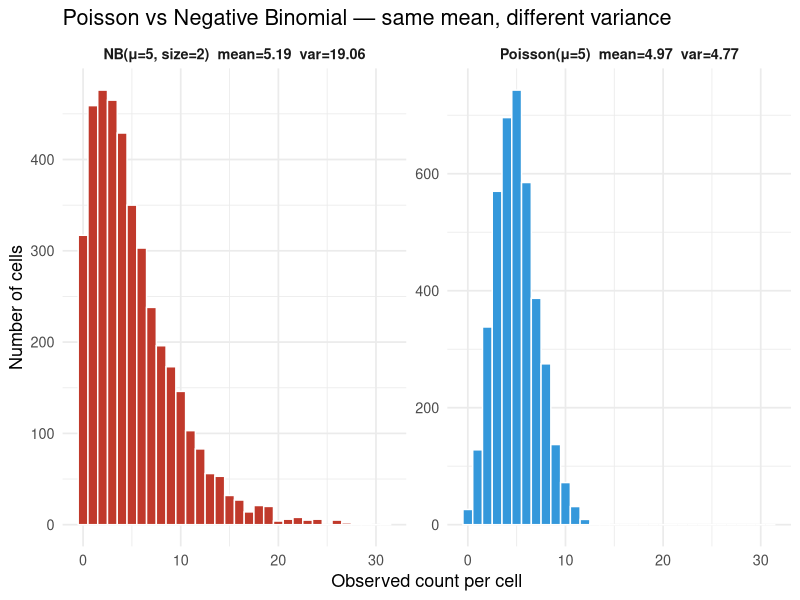
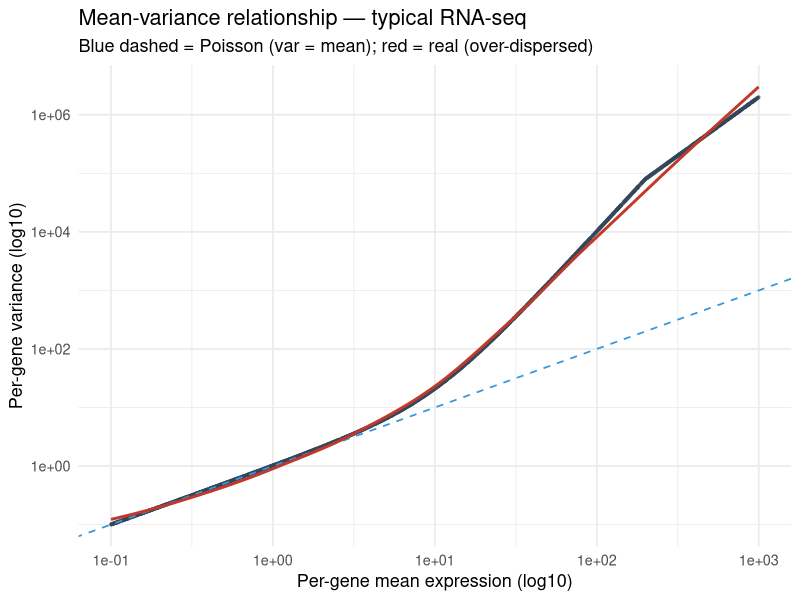
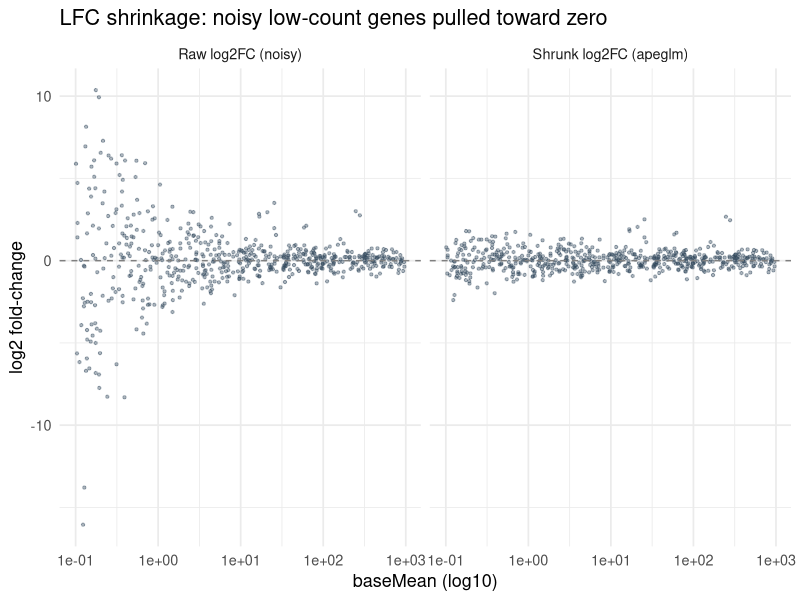

Here is the R script that generated these plots, in order:
## ---- chunk 1
#| label: setup
#| include: false
library(tidyverse); library(knitr)
theme_set(theme_minimal(base_size = 13)); set.seed(2026)
## ---- chunk 2
#| label: poisson-vs-nb
#| echo: false
#| fig-width: 9
#| fig-height: 3.5

set.seed(2026)
# Simulate: gene with mean expression = 5 across many cells
n <- 4000
poisson_counts <- rpois(n, lambda = 5)

# Negative binomial with same mean but added "biological" variance (size = 2)
nb_counts <- rnbinom(n, mu = 5, size = 2)

dat <- bind_rows(
  tibble(distribution = "Poisson", count = poisson_counts,
         label = paste0("Poisson(μ=5)  mean=", round(mean(poisson_counts),2),
                         "  var=", round(var(poisson_counts), 2))),
  tibble(distribution = "Negative binomial", count = nb_counts,
         label = paste0("NB(μ=5, size=2)  mean=", round(mean(nb_counts),2),
                         "  var=", round(var(nb_counts), 2)))
)

ggplot(dat, aes(count, fill = distribution)) +
  geom_histogram(binwidth = 1, color = "white") +
  facet_wrap(~ label, scales = "free_y") +
  scale_fill_manual(values = c("Poisson" = "#3498db",
                                "Negative binomial" = "#c0392b"),
                     guide = "none") +
  labs(title = "Poisson vs Negative Binomial — same mean, different variance",
       x = "Observed count per cell", y = "Number of cells") +
  theme(strip.text = element_text(face = "bold"))
## ---- chunk 3
#| label: mean-variance
#| echo: false
#| fig-width: 7
#| fig-height: 4

set.seed(2026)
n_genes <- 6000
gene_means <- 10^runif(n_genes, -1, 3)   # log10-uniform from 0.1 to 1000
# Simulate per-gene NB variance
gene_phi <- 100 / (gene_means + 1)  # smaller phi for higher means -> typical mean-variance
gene_var  <- gene_means + (gene_means^2) / pmax(gene_phi, 0.5)

dat <- tibble(mean_expr = gene_means, var_expr = gene_var)

ggplot(dat, aes(mean_expr, var_expr)) +
  geom_point(alpha = 0.2, size = 0.7, color = "#34495e") +
  geom_abline(slope = 1, intercept = 0, color = "#3498db", linewidth = 0.6, linetype = 2) +
  geom_smooth(method = "loess", color = "#c0392b", se = FALSE) +
  scale_x_log10() + scale_y_log10() +
  labs(title    = "Mean-variance relationship — typical RNA-seq",
       subtitle = "Blue dashed = Poisson (var = mean); red = real (over-dispersed)",
       x = "Per-gene mean expression (log10)",
       y = "Per-gene variance (log10)")
## ---- chunk 4
#| label: design-matrix
#| echo: false
sample_df <- tibble(
  sample_id = c("CTRL_1","CTRL_2","CTRL_3","CTRL_4","STIM_1","STIM_2","STIM_3","STIM_4"),
  condition = c("CTRL","CTRL","CTRL","CTRL","STIM","STIM","STIM","STIM")
)
mm <- model.matrix(~ condition, data = sample_df)
cbind(sample_df, as_tibble(mm)) |> kable()
## ---- chunk 5
#| label: shrinkage-cartoon
#| echo: false
#| fig-width: 8
#| fig-height: 4

set.seed(2026)
n <- 600
mean_expr <- 10^runif(n, -1, 3)
true_lfc <- rnorm(n, 0, 0.4); true_lfc[1:30] <- rnorm(30, 2.5, 0.3)
# raw LFC is true + sampling noise; noise scales as 1/sqrt(mean_expr)
raw_lfc <- true_lfc + rnorm(n, 0, 1/sqrt(mean_expr) * 2)
# shrunk LFC pulls toward 0 weighted by confidence
shrink <- 1 - 1 / (1 + 0.5 * sqrt(mean_expr))
shrunk_lfc <- raw_lfc * shrink

dat <- tibble(mean_expr, raw = raw_lfc, shrunk = shrunk_lfc) |>
  pivot_longer(c(raw, shrunk), names_to = "estimate", values_to = "lfc")
dat$estimate <- factor(dat$estimate, levels = c("raw","shrunk"),
                        labels = c("Raw log2FC (noisy)", "Shrunk log2FC (apeglm)"))

ggplot(dat, aes(mean_expr, lfc)) +
  geom_point(alpha = 0.4, size = 0.8, color = "#34495e") +
  facet_wrap(~ estimate) +
  geom_hline(yintercept = 0, color = "grey50", linetype = 2) +
  scale_x_log10() +
  labs(title = "LFC shrinkage: noisy low-count genes pulled toward zero",
       x = "baseMean (log10)", y = "log2 fold-change")
